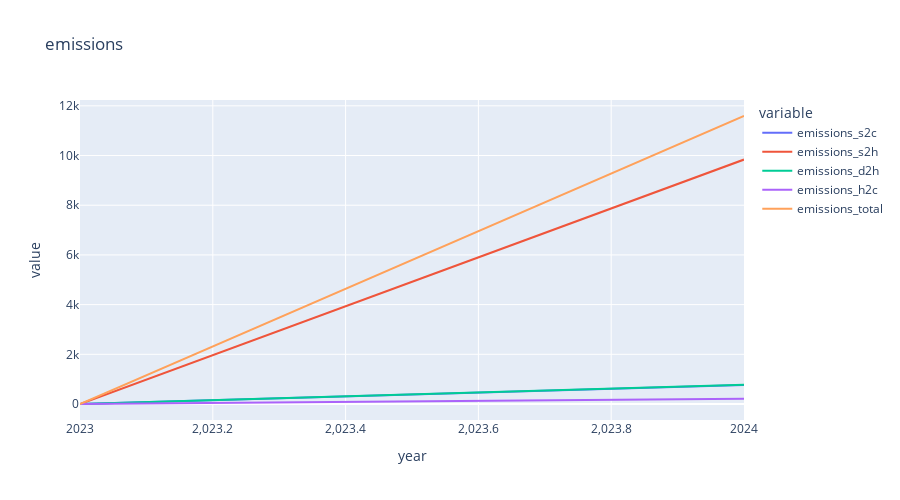
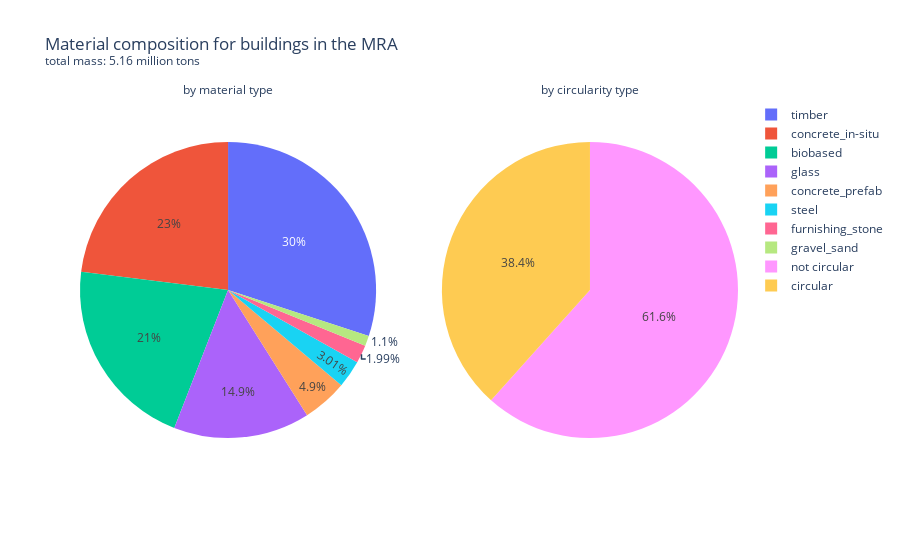
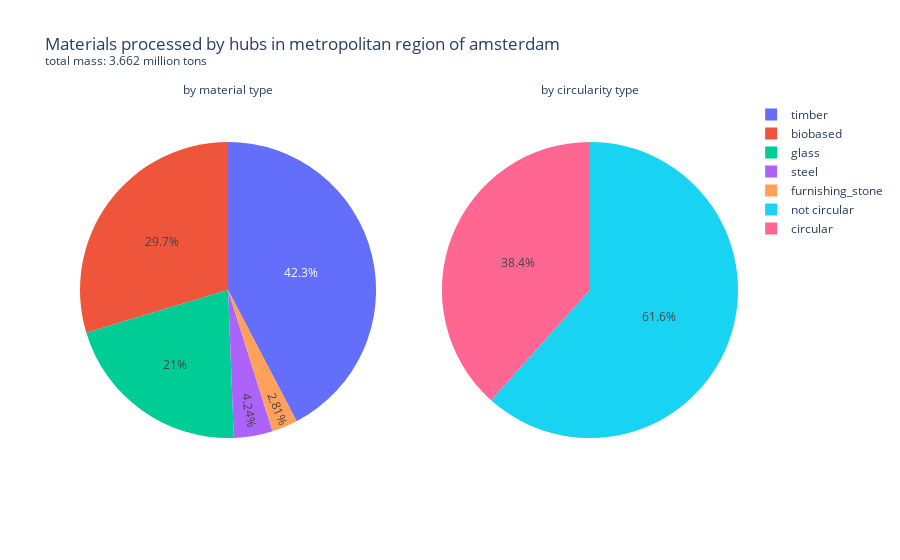
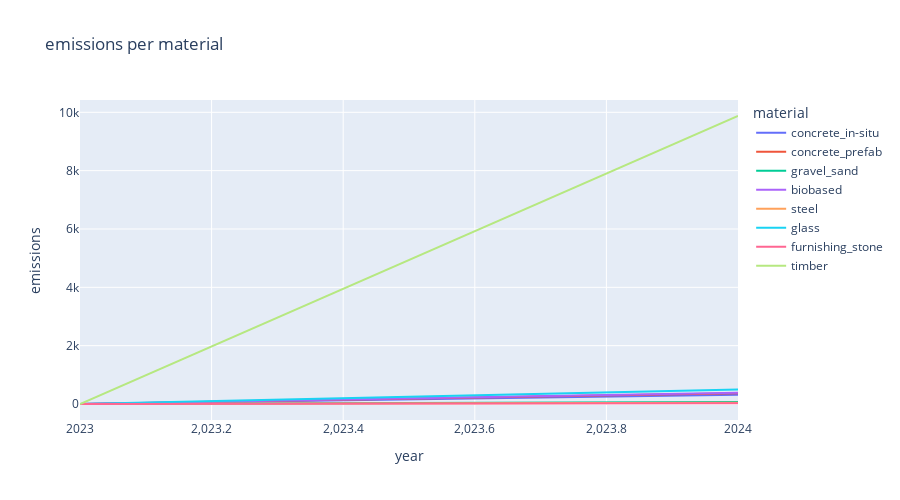

Notebook code for these charts, in order:
### Code cell
# import ipywidgets as widgets
from IPython.display import display, HTML

button = widgets.Button(description="Run model!")
output = widgets.Output()

display(button, output)

def on_button_clicked(b):
    with output:
        output.clear_output(wait=True)
        print('running model ... ')
        print('(be patient, this will take ~10-30 seconds)')
        
        parameters_dict = {}
        for name in dropdowns.keys(): 
            parameters_dict[name] = dropdowns[name].value
        for key, value in parameters_dict.items():
            if key in params_conversion:
                parameters_dict[key] = params_conversion[key][value]

        model = Model(parameters_dict)
        for i in range(2): 
            # each model.step() is a year. 
            # This model simulates 10 years: from 2023 to 2033. 
            model.step()

        emissions_text, fig_emissions, fig_emissions_perMaterial, fig_materials_all, fig_materials_hubs, map_html, results_df = model.visualize()
        
        def create_and_display_fig_widget(fig):
            fig_widget = widgets.Output(layout=widgets.Layout())
            with fig_widget:
                fig.show()
            return fig_widget
        fig_widget_emissions = create_and_display_fig_widget(fig_emissions)
        fig_widget_materials_all = create_and_display_fig_widget(fig_materials_all)
        fig_widget_materials_hubs = create_and_display_fig_widget(fig_materials_hubs)
        fig_widget_emissionsPerMaterial = create_and_display_fig_widget(fig_emissions_perMaterial)
             
        print(emissions_text)
        v_box = widgets.VBox([fig_widget_emissions, fig_widget_emissionsPerMaterial, fig_widget_materials_all, fig_widget_materials_hubs], layout=widgets.Layout(width='30%', height='600px'))
        map_widget = widgets.HTML(map_html, layout=widgets.Layout(width='70%'))
        h_box = widgets.HBox([v_box, map_widget])
        display(h_box)
        

button.on_click(on_button_clicked)

### Figure 1 — Plotly figure (JSON) as saved in the notebook; plotly's stock layout.template omitted (floating-point values rounded to 4 significant figures)
{"data": [{"hovertemplate": "variable=emissions_s2c<br>year=%{x}<br>value=%{y}<extra></extra>", "legendgroup": "emissions_s2c", "line": {"color": "#636efa", "dash": "solid"}, "marker": {"symbol": "circle"}, "mode": "lines", "name": "emissions_s2c", "orientation": "v", "showlegend": true, "type": "scatter", "x": [2023, 2024], "xaxis": "x", "y": [0, 761.5], "yaxis": "y"}, {"hovertemplate": "variable=emissions_s2h<br>year=%{x}<br>value=%{y}<extra></extra>", "legendgroup": "emissions_s2h", "line": {"color": "#EF553B", "dash": "solid"}, "marker": {"symbol": "circle"}, "mode": "lines", "name": "emissions_s2h", "orientation": "v", "showlegend": true, "type": "scatter", "x": [2023, 2024], "xaxis": "x", "y": [0, 9838.0], "yaxis": "y"}, {"hovertemplate": "variable=emissions_d2h<br>year=%{x}<br>value=%{y}<extra></extra>", "legendgroup": "emissions_d2h", "line": {"color": "#00cc96", "dash": "solid"}, "marker": {"symbol": "circle"}, "mode": "lines", "name": "emissions_d2h", "orientation": "v", "showlegend": true, "type": "scatter", "x": [2023, 2024], "xaxis": "x", "y": [0, 778.6], "yaxis": "y"}, {"hovertemplate": "variable=emissions_h2c<br>year=%{x}<br>value=%{y}<extra></extra>", "legendgroup": "emissions_h2c", "line": {"color": "#ab63fa", "dash": "solid"}, "marker": {"symbol": "circle"}, "mode": "lines", "name": "emissions_h2c", "orientation": "v", "showlegend": true, "type": "scatter", "x": [2023, 2024], "xaxis": "x", "y": [0, 212.9], "yaxis": "y"}, {"hovertemplate": "variable=emissions_total<br>year=%{x}<br>value=%{y}<extra></extra>", "legendgroup": "emissions_total", "line": {"color": "#FFA15A", "dash": "solid"}, "marker": {"symbol": "circle"}, "mode": "lines", "name": "emissions_total", "orientation": "v", "showlegend": true, "type": "scatter", "x": [2023, 2024], "xaxis": "x", "y": [0, 11590.0], "yaxis": "y"}], "layout": {"height": 500, "legend": {"title": {"text": "variable"}, "tracegroupgap": 0}, "title": {"text": "emissions"}, "xaxis": {"anchor": "y", "domain": [0, 1], "title": {"text": "year"}}, "yaxis": {"anchor": "x", "domain": [0, 1], "title": {"text": "value"}}}}

### Figure 2 — Plotly figure (JSON) as saved in the notebook; plotly's stock layout.template omitted (floating-point values rounded to 4 significant figures)
{"data": [{"domain": {"x": [0, 0.45], "y": [0, 1]}, "hovertemplate": "material=%{label}<br>tons=%{value}<extra></extra>", "labels": ["biobased", "concrete_in-situ", "concrete_prefab", "furnishing_stone", "glass", "gravel_sand", "steel", "timber"], "legendgroup": "", "name": "", "showlegend": true, "type": "pie", "values": [1086000.0, 1189000.0, 252900.0, 102700.0, 767600.0, 56790.0, 155400.0, 1550000.0]}, {"domain": {"x": [0.55, 1], "y": [0, 1]}, "hovertemplate": "circular=%{label}<br>tons=%{value}<extra></extra>", "labels": ["circular", "not circular"], "legendgroup": "", "name": "", "showlegend": true, "type": "pie", "values": [1980000.0, 3181000.0]}], "layout": {"annotations": [{"font": {"size": 12}, "showarrow": false, "text": "by material type", "x": 0.225, "xanchor": "center", "xref": "paper", "y": 1, "yanchor": "bottom", "yref": "paper"}, {"font": {"size": 12}, "showarrow": false, "text": "by circularity type", "x": 0.775, "xanchor": "center", "xref": "paper", "y": 1, "yanchor": "bottom", "yref": "paper"}], "title": {"text": "Material composition for buildings in the MRA<br><sup>total mass: 5.16 million tons</sup>"}}}

### Figure 3 — Plotly figure (JSON) as saved in the notebook; plotly's stock layout.template omitted (floating-point values rounded to 4 significant figures)
{"data": [{"domain": {"x": [0, 0.45], "y": [0, 1]}, "hovertemplate": "material=%{label}<br>tons=%{value}<extra></extra>", "labels": ["biobased", "furnishing_stone", "glass", "steel", "timber"], "legendgroup": "", "name": "", "showlegend": true, "type": "pie", "values": [1086000.0, 102700.0, 767600.0, 155400.0, 1550000.0]}, {"domain": {"x": [0.55, 1], "y": [0, 1]}, "hovertemplate": "circular=%{label}<br>tons=%{value}<extra></extra>", "labels": ["circular", "not circular"], "legendgroup": "", "name": "", "showlegend": true, "type": "pie", "values": [1980000.0, 3181000.0]}], "layout": {"annotations": [{"font": {"size": 12}, "showarrow": false, "text": "by material type", "x": 0.225, "xanchor": "center", "xref": "paper", "y": 1, "yanchor": "bottom", "yref": "paper"}, {"font": {"size": 12}, "showarrow": false, "text": "by circularity type", "x": 0.775, "xanchor": "center", "xref": "paper", "y": 1, "yanchor": "bottom", "yref": "paper"}], "title": {"text": "Materials processed by hubs in metropolitan region of amsterdam<br><sup>total mass: 3.662 million tons</sup>"}}}

### Figure 4 — Plotly figure (JSON) as saved in the notebook; plotly's stock layout.template omitted (floating-point values rounded to 4 significant figures)
{"data": [{"hovertemplate": "material=concrete_in-situ<br>year=%{x}<br>emissions=%{y}<extra></extra>", "legendgroup": "concrete_in-situ", "line": {"color": "#636efa", "dash": "solid"}, "marker": {"symbol": "circle"}, "mode": "lines", "name": "concrete_in-situ", "orientation": "v", "showlegend": true, "type": "scatter", "x": [2023, 2024], "xaxis": "x", "y": [0, 317.7], "yaxis": "y"}, {"hovertemplate": "material=concrete_prefab<br>year=%{x}<br>emissions=%{y}<extra></extra>", "legendgroup": "concrete_prefab", "line": {"color": "#EF553B", "dash": "solid"}, "marker": {"symbol": "circle"}, "mode": "lines", "name": "concrete_prefab", "orientation": "v", "showlegend": true, "type": "scatter", "x": [2023, 2024], "xaxis": "x", "y": [0, 372.8], "yaxis": "y"}, {"hovertemplate": "material=gravel_sand<br>year=%{x}<br>emissions=%{y}<extra></extra>", "legendgroup": "gravel_sand", "line": {"color": "#00cc96", "dash": "solid"}, "marker": {"symbol": "circle"}, "mode": "lines", "name": "gravel_sand", "orientation": "v", "showlegend": true, "type": "scatter", "x": [2023, 2024], "xaxis": "x", "y": [0, 70.97], "yaxis": "y"}, {"hovertemplate": "material=biobased<br>year=%{x}<br>emissions=%{y}<extra></extra>", "legendgroup": "biobased", "line": {"color": "#ab63fa", "dash": "solid"}, "marker": {"symbol": "circle"}, "mode": "lines", "name": "biobased", "orientation": "v", "showlegend": true, "type": "scatter", "x": [2023, 2024], "xaxis": "x", "y": [0, 386.2], "yaxis": "y"}, {"hovertemplate": "material=steel<br>year=%{x}<br>emissions=%{y}<extra></extra>", "legendgroup": "steel", "line": {"color": "#FFA15A", "dash": "solid"}, "marker": {"symbol": "circle"}, "mode": "lines", "name": "steel", "orientation": "v", "showlegend": true, "type": "scatter", "x": [2023, 2024], "xaxis": "x", "y": [0, 45.59], "yaxis": "y"}, {"hovertemplate": "material=glass<br>year=%{x}<br>emissions=%{y}<extra></extra>", "legendgroup": "glass", "line": {"color": "#19d3f3", "dash": "solid"}, "marker": {"symbol": "circle"}, "mode": "lines", "name": "glass", "orientation": "v", "showlegend": true, "type": "scatter", "x": [2023, 2024], "xaxis": "x", "y": [0, 496.0], "yaxis": "y"}, {"hovertemplate": "material=furnishing_stone<br>year=%{x}<br>emissions=%{y}<extra></extra>", "legendgroup": "furnishing_stone", "line": {"color": "#FF6692", "dash": "solid"}, "marker": {"symbol": "circle"}, "mode": "lines", "name": "furnishing_stone", "orientation": "v", "showlegend": true, "type": "scatter", "x": [2023, 2024], "xaxis": "x", "y": [0, 27.78], "yaxis": "y"}, {"hovertemplate": "material=timber<br>year=%{x}<br>emissions=%{y}<extra></extra>", "legendgroup": "timber", "line": {"color": "#B6E880", "dash": "solid"}, "marker": {"symbol": "circle"}, "mode": "lines", "name": "timber", "orientation": "v", "showlegend": true, "type": "scatter", "x": [2023, 2024], "xaxis": "x", "y": [0, 9874.0], "yaxis": "y"}], "layout": {"height": 500, "legend": {"title": {"text": "material"}, "tracegroupgap": 0}, "title": {"text": "emissions per material"}, "xaxis": {"anchor": "y", "domain": [0, 1], "title": {"text": "year"}}, "yaxis": {"anchor": "x", "domain": [0, 1], "title": {"text": "emissions"}}}}
